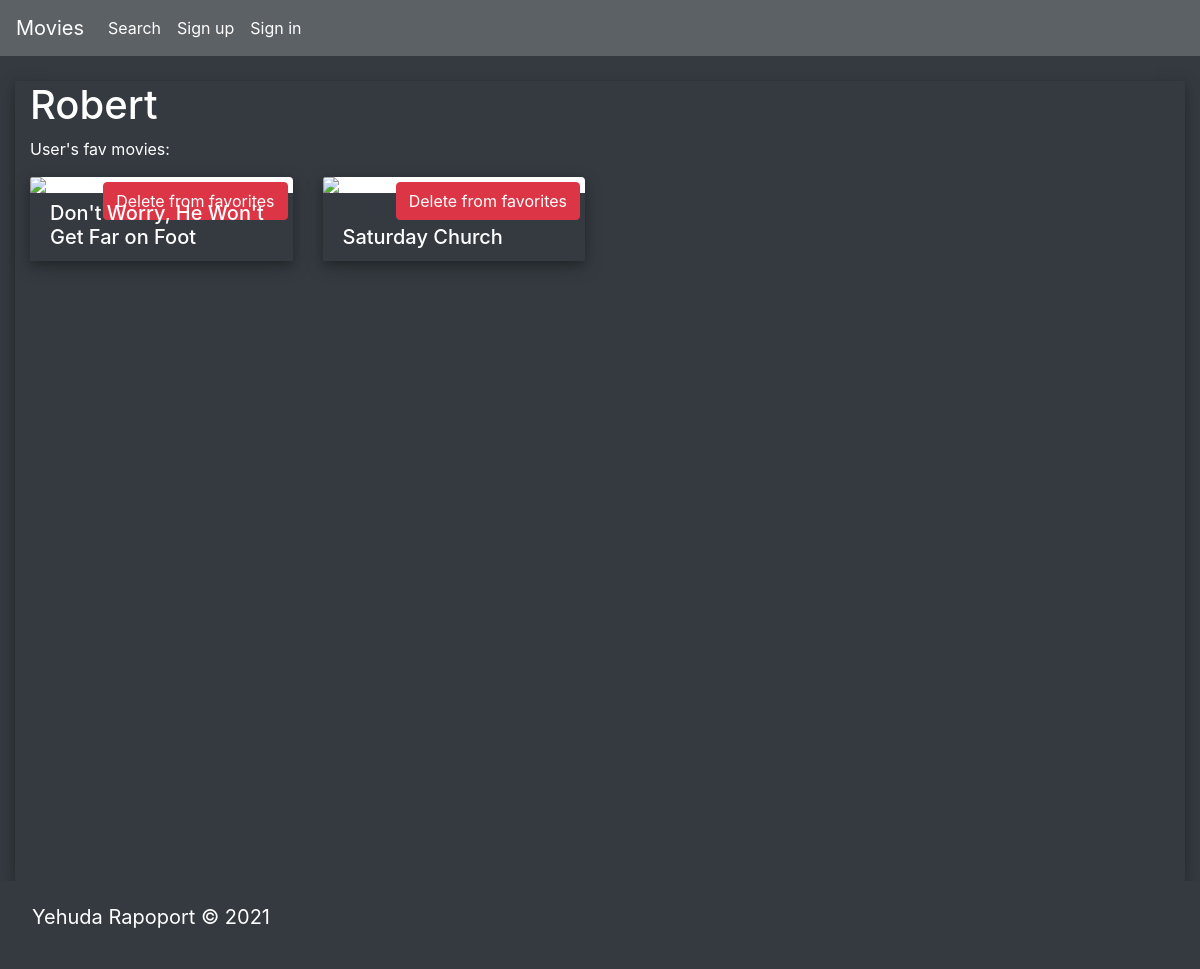
Page /user/1 on the committed database.
### webapp/models.py (models this page shows, shortened)
class User(db.Model, flask_login.UserMixin): # db.Model is required if you want to create an SQL model
    id = db.Column(db.Integer(), primary_key=True)
    name = db.Column(db.String(64), unique=True, nullable=False)
    password = db.Column(db.String(64), nullable=False)
    email = db.Column(db.String(120), unique=True, nullable=True)
    image_file = db.Column(db.String(20), nullable=True, default='default.jpeg')
    fav_movies = db.relationship("Movie", backref="users", secondary=user2movies)

class Movie(db.Model):
    id = db.Column(db.Integer(), primary_key=True)
    title = db.Column(db.String(64), nullable=False)
    poster_path = db.Column(db.String(128))
    description = db.Column(db.String(64))
    movie_id = db.Column(db.Integer(), unique=True, nullable=False)
    movie_comments = db.relationship("Comment", backref="comments", secondary=movie2comments)

### webapp/routes.py (the view)
@app.route('/user/<int:user_id>')
def profile_page(user_id):
    user = models.User.query.get(user_id)
    return flask.render_template("user_profile.html", user=user)

### webapp/templates/user_profile.html (shortened to what this page needs)
{% extends "base_display.html" %}
{% block content %}
<main role="main" class="container-fluid" style="height: 100vh; box-shadow: 0 4px 8px 0 rgba(0, 0, 0, 0.2), 0 6px 20px 0 rgba(0, 0, 0, 0.19); opacity: 1">
    <h1>{{ user.name }}</h1>
    <p>User's fav movies:</p>
    <div class="content bg-dark text-white">
        <ul class="list-group">
        {% if user.fav_movies == None %}
            <li class="list-group-item" ><h2> {{ user.name }} has not added any favorite movies. Sorry! </h2></li>
            {% else %}
          <div class="row row-cols-1 row-cols-md-2 g-4">
              {% for movie in user.fav_movies %}
                <div class="col-sm-6 col-md-4 col-lg-3 colMargin" style="padding-bottom: 10px">
                  <div id="card-class" class="card h-100" style="border: none; margin-bottom: 28px; box-shadow: 0 4px 8px 0 rgba(0, 0, 0, 0.2), 0 6px 20px 0 rgba(0, 0, 0, 0.19);" id="poster">
                    {% if movie.poster_path != None %}
                    <a class="btn btn-danger" style="position: absolute; top: 5px; right: 5px" href="{{ url_for('delete_fav', id=movie.movie_id) }}">Delete from favorites</a>
                    {% else %}
                    <img class="card-img-top" src="https://s.studiobinder.com/wp-content/uploads/2019/06/Movie-Poster-Templates-StudioBinder.jpg.webp" width="200px" height="356px">
                    {% endif %}
                      <div class="card-body bg-dark text-white">
                        <a style="text-decoration: none; color: white; position:absolute; bottom:0px" href="http://127.0.0.1:5000/movie/{{movie.movie_id}}"><h5 class="card-title">{{movie.title}}</h5> </a>
                      </div>
                    </div>
                </div>
              {% endfor %}
            {% endif %}
          </div>
      </div>
    </div>
{% endblock %}

### rows in the picture
User: name "Robert"
Movie: title "Don't Worry, He Won't Get Far on Foot"
Movie: title "Saturday Church"
